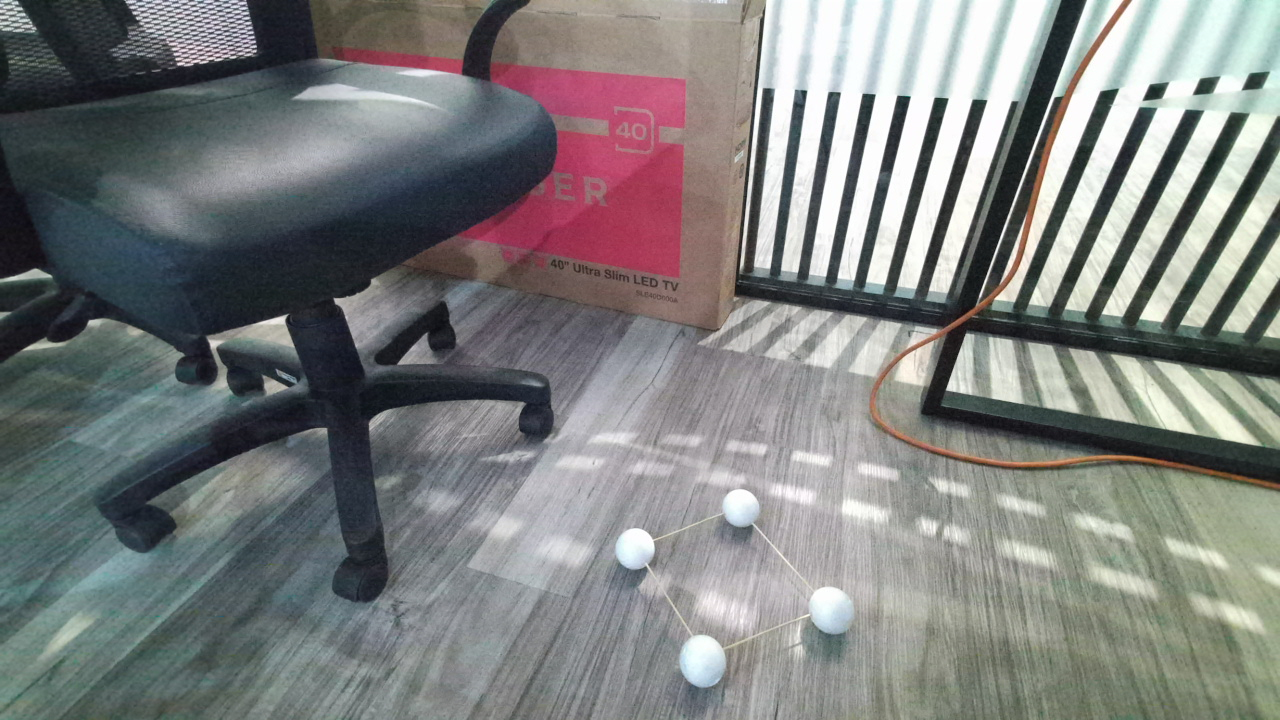
#> input picture macro_for_cam_SDKs/floor_images/cam0/1759312126.png, 1280 x 720 px
$ python -i CalculateCameraPoses_template.py   (imports and definitions only)
#> lines starting #> are read from the running program, lines starting #| are printed output that depends on the picture
#> (reads jsons/camera-params-in.json from the repository)
### lib/Helpers.py
import numpy as np
from scipy import linalg, optimize
import json
import cv2 as cv
from scipy.spatial.transform import Rotation
import copy
import copy
from scipy.optimize import least_squares

camera_params = None
camera_params_path = "./jsons/camera-params-in.json"
Fs = []

# [292 lines left out: functions get_extrinsics, read_fundamental_matrix, read_camera_params, triangulate_point, triangulate_points, calculate_reprojection_errors and 4 more, not called in this run]

def get_extrinsics(path="./jsons/after_ba_extrinsics.json"):
#> further down, picture is the input picture: shape (720, 1280, 3); mean B, G, R 126.4, 127.4, 126
    global global_camera_poses
    global camera_count
    with open(path) as file:
        global_camera_poses = json.load(file)
        for i in range(0, len(global_camera_poses)):
            global_camera_poses[i]["R"] = np.array(global_camera_poses[i]["R"])
            global_camera_poses[i]["t"] = np.array(global_camera_poses[i]["t"])
    camera_count = len(global_camera_poses)
    return global_camera_poses,camera_count

### macro_for_cam_SDKs/CalculateCameraPoses_template.py
import sys
import os
sys.path.insert(0, os.path.join(os.path.dirname(__file__), '..'))

import cv2 as cv
import numpy as np
from lib.Helpers import get_extrinsics, triangulate_points, calculate_reprojection_errors, bundle_adjustment,get_extrinsics,find_point_correspondance_and_object_points
from CapturePoints_macro_template import read_images, capture_floor_points
import matplotlib.pyplot as plt
import json
from itertools import combinations

images = []
objs = []
R = None
origin = None
objs = []
R = None
origin = None
global_camera_poses = None
camera_count = 2

intrinsics_json = "./jsons/camera-params-in.json"
points_json = "./jsons/image_points.json"

# [2 lines not run here, left out]
# camera_poses, camera_count = get_extrinsics()

# [135 lines left out: functions poses_to_fundamental_matrix, get_points, draw_epipolar_lines, not called in this run]

def calculate_extrinsics(image_points):
    '''Calculate extrinsics from image points'''
    global camera_params
    global global_camera_poses

    camera_count = len(image_points)
#> camera_count = 720

    Fs = []

    global_camera_poses = [{
        "R": np.eye(3),
        "t": np.array([[0],[0],[0]], dtype=np.float32)
    }]

    image1 = cv.imread("macro_for_cam_SDKs/Kinect_Azure_x_Kinect_OLD/tracking/cam0/1766998228_color_azure.png")
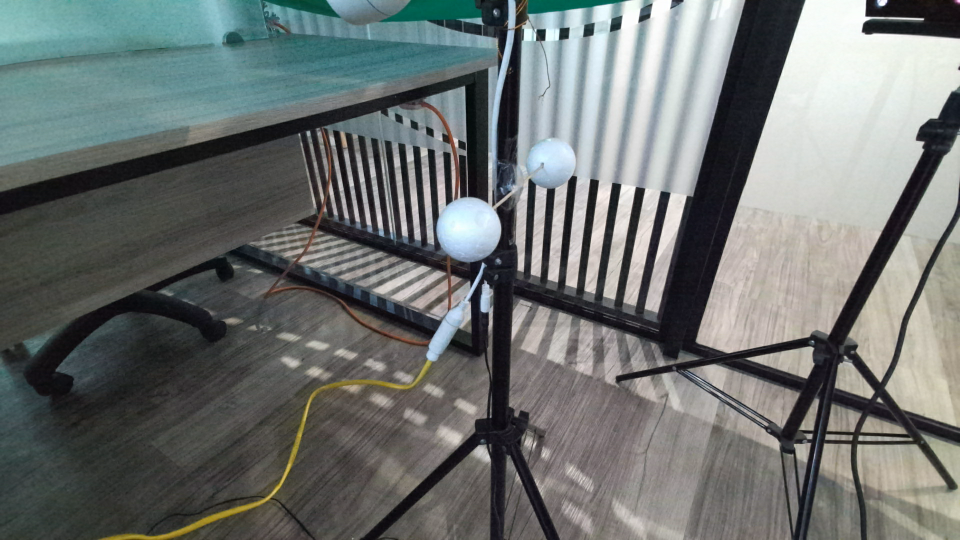
#> input picture macro_for_cam_SDKs/floor_images/cam0/1766998228_color_azure.png, 1920 x 1080 px, found by its file name (shown at 1/2 size)
#> image1 is the input picture: shape (1080, 1920, 3); mean B, G, R 112.9, 114.6, 109.5
    image2 = cv.imread("macro_for_cam_SDKs/Kinect_Azure_x_Kinect_OLD/tracking/cam1/1766998228_color_kv2.png")
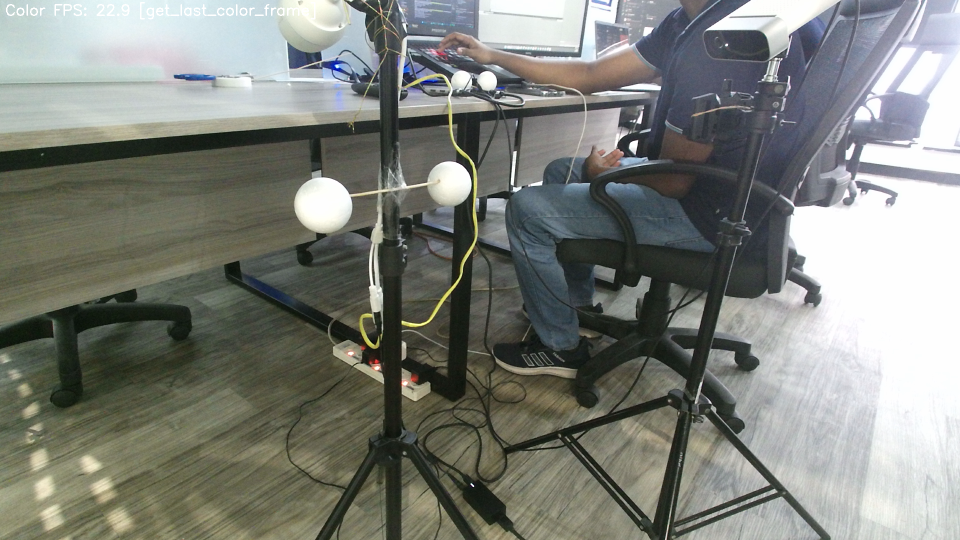
#> input picture macro_for_cam_SDKs/floor_images/cam1/1766998228_color_kv2.png, 1920 x 1080 px, found by its file name (shown at 1/2 size)
#> image2 is the input picture: shape (1080, 1920, 3); mean B, G, R 122.4, 128.8, 125.9

    camera_poses = [{
        "R": np.eye(3),
        "t": np.array([[0],[0],[0]], dtype=np.float32)
    }]
    for camera_i in range(0, camera_count-1):
        camera1_image_points = image_points[camera_i]
        camera2_image_points = image_points[camera_i+1]
        camera1_image_points = np.array(camera1_image_points, dtype=np.float32)
        camera2_image_points = np.array(camera2_image_points, dtype=np.float32)

        # Add validation for sufficient points
        if len(camera1_image_points) < 8 or len(camera2_image_points) < 8:
            print(f"Insufficient points for fundamental matrix calculation. Need at least 8 points, got {len(camera1_image_points)} and {len(camera2_image_points)}")
            continue

        print(f"Camera1 points: {camera1_image_points}")
        print(f"Camera2 points: {camera2_image_points}")

        F, mask = cv.findFundamentalMat(camera1_image_points, camera2_image_points, cv.FM_RANSAC, 1.0, 0.99)

        # Add check for None fundamental matrix
        if F is None:
            print("Failed to compute fundamental matrix. This could be due to:")
            print("1. Insufficient corresponding points")
            print("2. Points are coplanar")
            print("3. Poor point quality or matching")
            print("Try capturing more diverse point correspondences.")
            continue

        print(f"F: {F}")
        Fs.append(F.tolist())

        K1 = np.array(camera_params[0]["intrinsic_matrix"])
        K2 = np.array(camera_params[1]["intrinsic_matrix"])

        E = K2.T @ F @ K1

        R1, R2, t = cv.decomposeEssentialMat(E)

        draw_epipolar_lines(image1, image2, camera1_image_points, camera2_image_points, F,camera_params)

        possible_Rs = [R1, R1, R2, R2]
        possible_ts = [t, -t, t, -t]

        R = None
        t = None
        max_points_infront_of_camera = 0
        for i in range(0, 4):

            print("possible",possible_Rs[i],possible_ts[i])
            p = [camera1_image_points,camera2_image_points]
            p = np.transpose(p,[1,0,2])
            # print(p.shape)
            object_points = triangulate_points(p, np.concatenate([[camera_poses[-1]], [{"R": possible_Rs[i], "t": possible_ts[i]}]]))
            object_points_camera_coordinate_frame = np.array([possible_Rs[i].T @ object_point for object_point in object_points])
            couples = zip(range(1,len(camera1_image_points)+1),camera1_image_points,object_points,camera2_image_points, object_points_camera_coordinate_frame)
            for point in couples:
                print(f"object point {point[0]}: ", point[1], point[2], point[3],point[4])

            points_infront_of_camera = np.sum(object_points[:,2] > 0) + np.sum(object_points_camera_coordinate_frame[:,2] > 0)

            if points_infront_of_camera > max_points_infront_of_camera:
                max_points_infront_of_camera = points_infront_of_camera
                R = possible_Rs[i]
                t = possible_ts[i]

        R = R @ camera_poses[-1]["R"]
        t = camera_poses[-1]["t"] + (camera_poses[-1]["R"] @ t)
        print("R:", R)
        print("t:", t)
        camera_poses.append({
            "R": R,
            "t": t
        })
#> this loop made 1 pass
#> (printed output is left out)
#> after the loop, Fs = [[[10.51, 10.18, -21.46], [-36.46, 16.76, 20.55], [26.31, -27.4, 1]]]; camera_poses = 1 item

    with open("./jsons/fundamentals.json", "w") as outfile:
        json.dump(Fs, outfile)

    with open("./jsons/fundamentals.json", "w") as outfile:
        json.dump(Fs, outfile)

    global_camera_poses = camera_poses
    save_extrinsics("before_ba_")
    image_points = np.transpose(image_points, (1, 0, 2))
    camera_poses = bundle_adjustment(image_points, camera_poses)
    print("Camera poses after BA: ", camera_poses)
    F_new = poses_to_fundamental_matrix(camera_poses[0], camera_poses[1], camera_params[0]["intrinsic_matrix"], camera_params[1]["intrinsic_matrix"])
    draw_epipolar_lines(image1, image2, camera1_image_points, camera2_image_points, F_new,camera_params)
    object_points = triangulate_points(image_points, camera_poses)
    save_objects("after_ba_",object_points)
    error = np.mean(calculate_reprojection_errors(image_points, object_points, camera_poses))
    global_camera_poses = camera_poses
    print("Reprojection error:", error)
    save_extrinsics("after_ba_")
    save_objects(prefix="after_ba_",object_points=object_points)

# [162 lines left out: functions save_extrinsics, save_objects, set_origin, set_floor, calculate_normal, rotation_matrix_from_vectors and 1 more, not called in this run]

# [4 lines not run here, left out]

>>> import cv2
>>> picture = cv2.imread('floor_images/cam0/1759312126.png')
#> (the run stopped early here; a loop or call above may not have finished)
